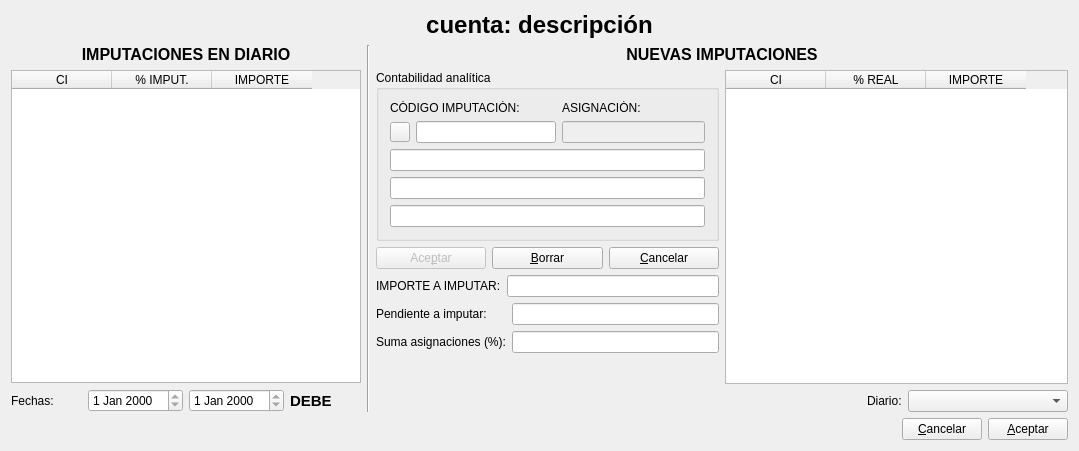
<?xml version="1.0" encoding="UTF-8"?>
<ui version="4.0">
 <author>José Manuel Díez Botella</author>
 <class>reasigna_input_diario</class>
 <widget class="QDialog" name="reasigna_input_diario">
  <property name="geometry">
   <rect>
    <x>0</x>
    <y>0</y>
    <width>1079</width>
    <height>451</height>
   </rect>
  </property>
  <property name="windowTitle">
   <string>Reasignar imputaciones en analítica</string>
  </property>
  <layout class="QVBoxLayout" name="verticalLayout_6">
   <item>
    <widget class="QLabel" name="ctalabel">
     <property name="font">
      <font>
       <pointsize>18</pointsize>
       <weight>75</weight>
       <bold>true</bold>
      </font>
     </property>
     <property name="text">
      <string>cuenta: descripción</string>
     </property>
     <property name="alignment">
      <set>Qt::AlignCenter</set>
     </property>
    </widget>
   </item>
   <item>
    <layout class="QHBoxLayout" name="horizontalLayout_5">
     <item>
      <layout class="QVBoxLayout" name="verticalLayout_3">
       <item>
        <layout class="QVBoxLayout" name="verticalLayout_4">
         <item>
          <widget class="QLabel" name="label_5">
           <property name="font">
            <font>
             <pointsize>12</pointsize>
             <weight>75</weight>
             <bold>true</bold>
            </font>
           </property>
           <property name="text">
            <string>IMPUTACIONES EN DIARIO</string>
           </property>
           <property name="alignment">
            <set>Qt::AlignCenter</set>
           </property>
          </widget>
         </item>
         <item>
          <widget class="QTableWidget" name="diariotableWidget">
           <property name="maximumSize">
            <size>
             <width>350</width>
             <height>16777215</height>
            </size>
           </property>
           <column>
            <property name="text">
             <string>CI</string>
            </property>
           </column>
           <column>
            <property name="text">
             <string>% IMPUT.</string>
            </property>
           </column>
           <column>
            <property name="text">
             <string>IMPORTE</string>
            </property>
           </column>
          </widget>
         </item>
        </layout>
       </item>
       <item>
        <layout class="QHBoxLayout" name="horizontalLayout_3">
         <item>
          <widget class="QLabel" name="label_8">
           <property name="text">
            <string>Fechas:</string>
           </property>
          </widget>
         </item>
         <item>
          <widget class="QDateEdit" name="inicialdateEdit">
           <property name="readOnly">
            <bool>true</bool>
           </property>
          </widget>
         </item>
         <item>
          <widget class="QDateEdit" name="finaldateEdit">
           <property name="readOnly">
            <bool>true</bool>
           </property>
          </widget>
         </item>
         <item>
          <widget class="QLabel" name="debelabel">
           <property name="font">
            <font>
             <pointsize>11</pointsize>
             <weight>75</weight>
             <bold>true</bold>
            </font>
           </property>
           <property name="text">
            <string>DEBE</string>
           </property>
          </widget>
         </item>
        </layout>
       </item>
      </layout>
     </item>
     <item>
      <widget class="Line" name="line">
       <property name="orientation">
        <enum>Qt::Vertical</enum>
       </property>
      </widget>
     </item>
     <item>
      <layout class="QVBoxLayout" name="verticalLayout_5">
       <item>
        <widget class="QLabel" name="label_6">
         <property name="font">
          <font>
           <pointsize>12</pointsize>
           <weight>75</weight>
           <bold>true</bold>
          </font>
         </property>
         <property name="text">
          <string>NUEVAS IMPUTACIONES</string>
         </property>
         <property name="alignment">
          <set>Qt::AlignCenter</set>
         </property>
        </widget>
       </item>
       <item>
        <layout class="QHBoxLayout" name="horizontalLayout_4">
         <item>
          <layout class="QVBoxLayout" name="verticalLayout">
           <item>
            <widget class="QGroupBox" name="analiticagroupBox">
             <property name="title">
              <string>Contabilidad analítica</string>
             </property>
             <layout class="QVBoxLayout">
              <item>
               <layout class="QHBoxLayout">
                <item>
                 <layout class="QVBoxLayout">
                  <item>
                   <widget class="QLabel" name="cilabel">
                    <property name="enabled">
                     <bool>true</bool>
                    </property>
                    <property name="maximumSize">
                     <size>
                      <width>16777215</width>
                      <height>15</height>
                     </size>
                    </property>
                    <property name="text">
                     <string>CÓDIGO IMPUTACIÓN:</string>
                    </property>
                   </widget>
                  </item>
                  <item>
                   <layout class="QHBoxLayout">
                    <item>
                     <widget class="QPushButton" name="buscapushButton">
                      <property name="enabled">
                       <bool>true</bool>
                      </property>
                      <property name="minimumSize">
                       <size>
                        <width>20</width>
                        <height>20</height>
                       </size>
                      </property>
                      <property name="maximumSize">
                       <size>
                        <width>20</width>
                        <height>20</height>
                       </size>
                      </property>
                      <property name="text">
                       <string/>
                      </property>
                      <property name="icon">
                       <iconset resource="keme.qrc">
                        <normaloff>:/iconos/graf/viewer.xpm</normaloff>:/iconos/graf/viewer.xpm</iconset>
                      </property>
                     </widget>
                    </item>
                    <item>
                     <widget class="QLineEdit" name="cilineEdit">
                      <property name="enabled">
                       <bool>true</bool>
                      </property>
                      <property name="minimumSize">
                       <size>
                        <width>140</width>
                        <height>0</height>
                       </size>
                      </property>
                     </widget>
                    </item>
                   </layout>
                  </item>
                 </layout>
                </item>
                <item>
                 <layout class="QVBoxLayout">
                  <item>
                   <widget class="QLabel" name="label">
                    <property name="maximumSize">
                     <size>
                      <width>16777215</width>
                      <height>15</height>
                     </size>
                    </property>
                    <property name="text">
                     <string>ASIGNACIÓN:</string>
                    </property>
                   </widget>
                  </item>
                  <item>
                   <widget class="QLineEdit" name="asignacionlineEdit">
                    <property name="enabled">
                     <bool>false</bool>
                    </property>
                   </widget>
                  </item>
                 </layout>
                </item>
               </layout>
              </item>
              <item>
               <widget class="QLineEdit" name="nivel1lineEdit">
                <property name="enabled">
                 <bool>true</bool>
                </property>
                <property name="font">
                 <font>
                  <pointsize>8</pointsize>
                 </font>
                </property>
                <property name="readOnly">
                 <bool>true</bool>
                </property>
               </widget>
              </item>
              <item>
               <widget class="QLineEdit" name="nivel2lineEdit">
                <property name="enabled">
                 <bool>true</bool>
                </property>
                <property name="font">
                 <font>
                  <pointsize>8</pointsize>
                 </font>
                </property>
                <property name="readOnly">
                 <bool>true</bool>
                </property>
               </widget>
              </item>
              <item>
               <widget class="QLineEdit" name="nivel3lineEdit">
                <property name="enabled">
                 <bool>true</bool>
                </property>
                <property name="font">
                 <font>
                  <pointsize>8</pointsize>
                 </font>
                </property>
                <property name="readOnly">
                 <bool>true</bool>
                </property>
               </widget>
              </item>
             </layout>
            </widget>
           </item>
           <item>
            <layout class="QHBoxLayout">
             <item>
              <widget class="QPushButton" name="aceptarcipushButton">
               <property name="enabled">
                <bool>false</bool>
               </property>
               <property name="text">
                <string>Ace&amp;ptar</string>
               </property>
               <property name="icon">
                <iconset resource="keme.qrc">
                 <normaloff>:/iconos/graf/check2.png</normaloff>:/iconos/graf/check2.png</iconset>
               </property>
               <property name="default">
                <bool>true</bool>
               </property>
              </widget>
             </item>
             <item>
              <widget class="QPushButton" name="borrarcipushButton">
               <property name="text">
                <string>&amp;Borrar</string>
               </property>
               <property name="icon">
                <iconset resource="keme.qrc">
                 <normaloff>:/iconos/graf/borrar.png</normaloff>:/iconos/graf/borrar.png</iconset>
               </property>
              </widget>
             </item>
             <item>
              <widget class="QPushButton" name="cancelarcipushButton">
               <property name="text">
                <string>&amp;Cancelar</string>
               </property>
               <property name="icon">
                <iconset resource="keme.qrc">
                 <normaloff>:/iconos/graf/borraelem.png</normaloff>:/iconos/graf/borraelem.png</iconset>
               </property>
              </widget>
             </item>
            </layout>
           </item>
           <item>
            <layout class="QHBoxLayout" name="horizontalLayout">
             <item>
              <widget class="QLabel" name="label_3">
               <property name="text">
                <string>IMPORTE A IMPUTAR:</string>
               </property>
              </widget>
             </item>
             <item>
              <widget class="QLineEdit" name="importelineEdit">
               <property name="readOnly">
                <bool>true</bool>
               </property>
              </widget>
             </item>
            </layout>
           </item>
           <item>
            <layout class="QFormLayout" name="formLayout">
             <item row="0" column="0">
              <widget class="QLabel" name="label_4">
               <property name="text">
                <string>Pendiente a imputar:</string>
               </property>
              </widget>
             </item>
             <item row="0" column="1">
              <widget class="QLineEdit" name="pendientelineEdit">
               <property name="readOnly">
                <bool>true</bool>
               </property>
              </widget>
             </item>
             <item row="1" column="0">
              <widget class="QLabel" name="label_2">
               <property name="text">
                <string>Suma asignaciones (%):</string>
               </property>
              </widget>
             </item>
             <item row="1" column="1">
              <widget class="QLineEdit" name="sumalineEdit">
               <property name="readOnly">
                <bool>true</bool>
               </property>
              </widget>
             </item>
            </layout>
           </item>
          </layout>
         </item>
         <item>
          <layout class="QVBoxLayout" name="verticalLayout_2">
           <item>
            <widget class="QTableWidget" name="tableWidget">
             <column>
              <property name="text">
               <string>CI</string>
              </property>
             </column>
             <column>
              <property name="text">
               <string>% REAL</string>
              </property>
             </column>
             <column>
              <property name="text">
               <string>IMPORTE</string>
              </property>
             </column>
            </widget>
           </item>
           <item>
            <layout class="QHBoxLayout" name="horizontalLayout_2">
             <item>
              <spacer name="horizontalSpacer">
               <property name="orientation">
                <enum>Qt::Horizontal</enum>
               </property>
               <property name="sizeHint" stdset="0">
                <size>
                 <width>40</width>
                 <height>20</height>
                </size>
               </property>
              </spacer>
             </item>
             <item>
              <widget class="QLabel" name="label_7">
               <property name="text">
                <string>Diario:</string>
               </property>
              </widget>
             </item>
             <item>
              <widget class="QComboBox" name="diario_comboBox">
               <property name="minimumSize">
                <size>
                 <width>160</width>
                 <height>0</height>
                </size>
               </property>
              </widget>
             </item>
            </layout>
           </item>
          </layout>
         </item>
        </layout>
       </item>
      </layout>
     </item>
    </layout>
   </item>
   <item>
    <layout class="QHBoxLayout">
     <property name="spacing">
      <number>6</number>
     </property>
     <property name="leftMargin">
      <number>0</number>
     </property>
     <property name="topMargin">
      <number>0</number>
     </property>
     <property name="rightMargin">
      <number>0</number>
     </property>
     <property name="bottomMargin">
      <number>0</number>
     </property>
     <item>
      <spacer>
       <property name="orientation">
        <enum>Qt::Horizontal</enum>
       </property>
       <property name="sizeHint" stdset="0">
        <size>
         <width>40</width>
         <height>20</height>
        </size>
       </property>
      </spacer>
     </item>
     <item>
      <widget class="QPushButton" name="cancelarpushButton">
       <property name="text">
        <string>&amp;Cancelar</string>
       </property>
       <property name="icon">
        <iconset resource="keme.qrc">
         <normaloff>:/iconos/graf/borrar.png</normaloff>:/iconos/graf/borrar.png</iconset>
       </property>
      </widget>
     </item>
     <item>
      <widget class="QPushButton" name="aceptarpushButton">
       <property name="text">
        <string>&amp;Aceptar</string>
       </property>
       <property name="icon">
        <iconset resource="keme.qrc">
         <normaloff>:/iconos/graf/application-exit.png</normaloff>:/iconos/graf/application-exit.png</iconset>
       </property>
       <property name="shortcut">
        <string>Alt+A</string>
       </property>
      </widget>
     </item>
    </layout>
   </item>
  </layout>
 </widget>
 <layoutdefault spacing="6" margin="11"/>
 <tabstops>
  <tabstop>aceptarpushButton</tabstop>
 </tabstops>
 <resources>
  <include location="keme.qrc"/>
 </resources>
 <connections>
  <connection>
   <sender>cancelarpushButton</sender>
   <signal>clicked()</signal>
   <receiver>reasigna_input_diario</receiver>
   <slot>reject()</slot>
   <hints>
    <hint type="sourcelabel">
     <x>866</x>
     <y>427</y>
    </hint>
    <hint type="destinationlabel">
     <x>808</x>
     <y>410</y>
    </hint>
   </hints>
  </connection>
 </connections>
</ui>
